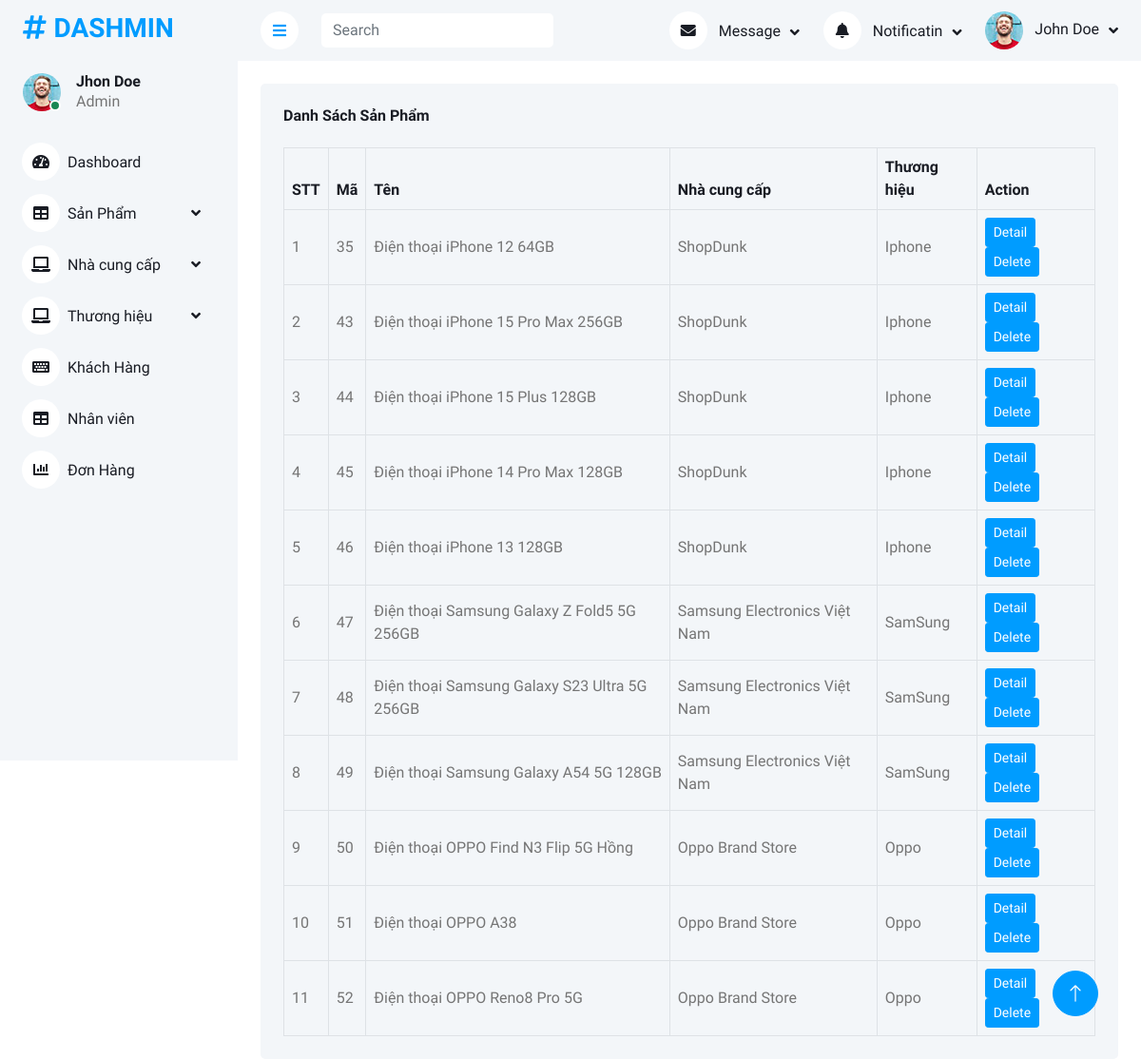
Screenshot of /?controller=Admin&action=Product_list (signed in) with the database file from the repository.
### tables this page shows
CREATE TABLE `sanpham` (
  `MaSP` int(11) NOT NULL,
  `TenSP` varchar(50) NOT NULL,
  `MoTa` text NOT NULL,
  `MaNCC` int(11) NOT NULL,
  `TGBH` varchar(50) NOT NULL,
  `TTBH` varchar(255) NOT NULL,
  `MaTH` int(11) NOT NULL,
  `MauSac` varchar(255) NOT NULL
);

CREATE TABLE `ncc` (
  `MaNCC` int(11) NOT NULL,
  `TenNCC` varchar(50) NOT NULL,
  `SDT` varchar(15) NOT NULL,
  `Email` varchar(50) NOT NULL,
  `DiaChi` varchar(255) NOT NULL
);

CREATE TABLE `thuonghieu` (
  `MaTH` int(11) NOT NULL,
  `TenTH` varchar(50) NOT NULL,
  `GhiChu` varchar(255) DEFAULT NULL
);

### controller/Admin.php (called while the page is built, shortened)
<?php
    class Admin{
        public static function Product_list(){
            $model = new ModelAdmin();
            $result = $model->product_list();
            require_once "view/Admin/Product_list.php";
        }
    }
?>

### view/Admin/route.php (called while the page is built, shortened)
<?php
require_once 'config/db.php';
switch($controller){
    case 'Admin':
        $controller = new Admin();
        break;
}
$controller->{ $action }();
?>

### config/db.php (called while the page is built, shortened)
<?php
class Connect {
    public $db = null;
    public function __construct() {
        $dsn = 'mysql:host=localhost;dbname=mutilshop';
        $user = 'root';
        $pass = '';
        $this->pdo = new PDO($dsn, $user, $pass, array(PDO::MYSQL_ATTR_INIT_COMMAND => "SET NAMES utf8"));
        $this->db = $this->pdo;
    }
    public function getlist($select) {
        $result = $this->db->query($select);
        return $result;
    }
}
?>

### model/Master.php (called while the page is built, shortened)
<?php
class MasterModel
{
    public static function product_list(){
        $db = new connect();
        $query = "SELECT SANPHAM.*, NCC.*, THUONGHIEU.*
        FROM NCC JOIN SANPHAM ON NCC.MaNCC = SANPHAM.MaNCC JOIN THUONGHIEU ON THUONGHIEU.MaTH = SANPHAM.MaTH
        ORDER BY SANPHAM.MaSP asc";
        $result = $db->getlist($query);
        return $result;
    }
}
?>

### view/Admin/Product_list.php (the view, shortened to what this page needs)
<div class="container-xxl position-relative bg-white d-flex p-0">
        <div class="sidebar pe-4 pb-3">
            <nav class="navbar bg-light navbar-light">
                <a href="index.html" class="navbar-brand mx-4 mb-3">
                    <h3 class="text-primary"><i class="fa fa-hashtag me-2"></i>DASHMIN</h3>
                </a>
                <div class="d-flex align-items-center ms-4 mb-4">
                    <div class="position-relative">
                        <img class="rounded-circle" src="public/assets/img/user.jpg" alt="" style="width: 40px; height: 40px;">
                        <div class="bg-success rounded-circle border border-2 border-white position-absolute end-0 bottom-0 p-1"></div>
                    </div>
                    <div class="ms-3">
                        <h6 class="mb-0">Jhon Doe</h6>
                        <span>Admin</span>
                    </div>
                </div>
                <div class="navbar-nav w-100">
                    <a href="?controller=Admin&action=index" class="nav-item nav-link"><i class="fa fa-tachometer-alt me-2"></i>Dashboard</a>
                    <div class="nav-item dropdown">
                        <a href="" class="nav-link dropdown-toggle" data-bs-toggle="dropdown"><i class="fa fa-table me-2"></i>Sản Phẩm</a>
                    </div>
                    <div class="nav-item dropdown">
                        <a href="" class="nav-link dropdown-toggle" data-bs-toggle="dropdown"><i class="fa fa-laptop me-2"></i>Nhà cung cấp</a>
                    </div>
                    <div class="nav-item dropdown">
                        <a href="" class="nav-link dropdown-toggle" data-bs-toggle="dropdown"><i class="fa fa-laptop me-2"></i>Thương hiệu</a>
                    </div>
                    <a href="?controller=Admin&action=customer_list" class="nav-item nav-link"><i class="fa fa-keyboard me-2"></i>Khách Hàng</a>
                    <a href="" class="nav-item nav-link"><i class="fa fa-table me-2"></i>Nhân viên</a>
                    <a href="?controller=Admin&action=order_list" class="nav-item nav-link"><i class="fa fa-chart-bar me-2"></i>Đơn Hàng</a>
                </div>
            </nav>
        </div>
        <div class="content">
            <nav class="navbar navbar-expand bg-light navbar-light sticky-top px-4 py-0">
                <a href="#" class="sidebar-toggler flex-shrink-0">
                    <i class="fa fa-bars"></i>
                </a>
                <form class="d-none d-md-flex ms-4">
                    <input class="form-control border-0" type="search" placeholder="Search">
                </form>
                <div class="navbar-nav align-items-center ms-auto">
                    <div class="nav-item dropdown">
                        <a href="#" class="nav-link dropdown-toggle" data-bs-toggle="dropdown">
                            <i class="fa fa-envelope me-lg-2"></i>
                            <span class="d-none d-lg-inline-flex">Message</span>
                        </a>
                    </div>
                    <div class="nav-item dropdown">
                        <a href="#" class="nav-link dropdown-toggle" data-bs-toggle="dropdown">
                            <i class="fa fa-bell me-lg-2"></i>
                            <span class="d-none d-lg-inline-flex">Notificatin</span>
                        </a>
                    </div>
                    <div class="nav-item dropdown">
                        <a href="#" class="nav-link dropdown-toggle" data-bs-toggle="dropdown">
                            <img class="rounded-circle me-lg-2" src="public/assets/img/user.jpg" alt="" style="width: 40px; height: 40px;">
                            <span class="d-none d-lg-inline-flex">John Doe</span>
                        </a>
                    </div>
                </div>
            </nav>
            <div class="container-fluid pt-4 px-4">
                <div class="bg-light text-center rounded p-4">
                    <div class="d-flex align-items-center justify-content-between mb-4">
                        <h6 class="mb-0">Danh Sách Sản Phẩm</h6>
                    </div>
                    <div class="table-responsive">
                        <table class="table text-start align-middle table-bordered table-hover mb-0">
                            <thead>
                                <tr class="text-dark">
                                    <th scope="col">STT</th>
                                    <th scope="col">Mã</th>
                                    <th scope="col">Tên</th>
                                    <th scope="col">Nhà cung cấp</th>
                                    <th scope="col">Thương hiệu</th>
                                    <th scope="col">Action</th>
                                </tr>
                            </thead>
                            <tbody>
                                <?php
                                    $stt = 1;
                                    foreach($result as $value){
                                ?>
                                <tr>
                                    <td><?php echo $stt; ?></td>
                                    <td><?php echo $value['MaSP']; ?></td>
                                    <td><?php echo $value['TenSP']; ?></td>
                                    <td><?php echo $value['TenNCC']; ?></td>
                                    <td><?php echo $value['TenTH']; ?></td>
                                    <td>
                                        <a class="btn btn-sm btn-primary" href="?controller=Admin&action=Product_detail&id=<?php echo $value['MaSP']; ?>">Detail</a>
                                        <a class="btn btn-sm btn-primary" onclick="return confirm('Bạn có chắc chắn muốn xóa?')" href="?controller=Admin&action=delete&id=<?php echo $value[0];?>">Delete</a>
                                    </td>
                                </tr>
                                <?php
                                    $stt++;
                                    }
                                ?>
                            </tbody>
                        </table>
                    </div>
                </div>
            </div>
        </div>
        <a href="#" class="btn btn-lg btn-primary btn-lg-square back-to-top"><i class="bi bi-arrow-up"></i></a>
    </div>

### public/assets/css/style.css (style rules this page uses)
:root { --primary: #009CFF; --light: #F3F6F9; --dark: #191C24; }
.back-to-top { position: fixed; display: none; right: 45px; bottom: 45px; z-index: 99; }
.btn { transition: .5s; }
.btn.btn-primary { color: #FFFFFF; }
.btn-lg-square { width: 48px; height: 48px; }
.btn-square, .btn-sm-square, .btn-lg-square { padding: 0; display: inline-flex; align-items: center; justify-content: center; font-weight: normal; border-radius: 50px; }
.sidebar { position: fixed; top: 0; left: 0; bottom: 0; width: 250px; height: 100vh; overflow-y: auto; background: var(--light); transition: 0.5s; z-index: 999; }
.content { margin-left: 250px; min-height: 100vh; background: #FFFFFF; transition: 0.5s; }
@media (min-width: 992px) { .sidebar { margin-left: 0; } }
@media (min-width: 992px) { .content { width: calc(100% - 250px); } }
.sidebar .navbar .navbar-nav .nav-link { padding: 7px 20px; color: var(--dark); font-weight: 500; border-left: 3px solid var(--light); border-radius: 0 30px 30px 0; outline: none; }
.sidebar .navbar .navbar-nav .nav-link i { width: 40px; height: 40px; display: inline-flex; align-items: center; justify-content: center; background: #FFFFFF; border-radius: 40px; }
.sidebar .navbar .dropdown-toggle::after { position: absolute; top: 15px; right: 15px; border: none; content: "\f107"; font-family: "Font Awesome 5 Free"; font-weight: 900; transition: .5s; }
.content .navbar .navbar-nav .nav-link { margin-left: 25px; padding: 12px 0; color: var(--dark); outline: none; }
.content .navbar .sidebar-toggler, .content .navbar .navbar-nav .nav-link i { width: 40px; height: 40px; display: inline-flex; align-items: center; justify-content: center; background: #FFFFFF; border-radius: 40px; }
.content .navbar .dropdown-toggle::after { margin-left: 6px; vertical-align: middle; border: none; content: "\f107"; font-family: "Font Awesome 5 Free"; font-weight: 900; transition: .5s; }

### rows the page displays
sanpham: MaSP "35", TenSP "Điện thoại iPhone 12 64GB", MaNCC.TenNCC "ShopDunk", MaTH.TenTH "Iphone"
sanpham: MaSP "43", TenSP "Điện thoại iPhone 15 Pro Max 256GB", MaNCC.TenNCC "ShopDunk", MaTH.TenTH "Iphone"
sanpham: MaSP "44", TenSP "Điện thoại iPhone 15 Plus 128GB", MaNCC.TenNCC "ShopDunk", MaTH.TenTH "Iphone"
sanpham: MaSP "45", TenSP "Điện thoại iPhone 14 Pro Max 128GB", MaNCC.TenNCC "ShopDunk", MaTH.TenTH "Iphone"
sanpham: MaSP "46", TenSP "Điện thoại iPhone 13 128GB", MaNCC.TenNCC "ShopDunk", MaTH.TenTH "Iphone"
sanpham: MaSP "47", TenSP "Điện thoại Samsung Galaxy Z Fold5 5G 256GB", MaNCC.TenNCC "Samsung Electronics Việt Nam", MaTH.TenTH "SamSung"
sanpham: MaSP "48", TenSP "Điện thoại Samsung Galaxy S23 Ultra 5G 256GB", MaNCC.TenNCC "Samsung Electronics Việt Nam", MaTH.TenTH "SamSung"
sanpham: MaSP "49", TenSP "Điện thoại Samsung Galaxy A54 5G 128GB", MaNCC.TenNCC "Samsung Electronics Việt Nam", MaTH.TenTH "SamSung"
sanpham: MaSP "50", TenSP "Điện thoại OPPO Find N3 Flip 5G Hồng", MaNCC.TenNCC "Oppo Brand Store", MaTH.TenTH "Oppo"
sanpham: MaSP "51", TenSP "Điện thoại OPPO A38", MaNCC.TenNCC "Oppo Brand Store", MaTH.TenTH "Oppo"
sanpham: MaSP "52", TenSP "Điện thoại OPPO Reno8 Pro 5G", MaNCC.TenNCC "Oppo Brand Store", MaTH.TenTH "Oppo"
